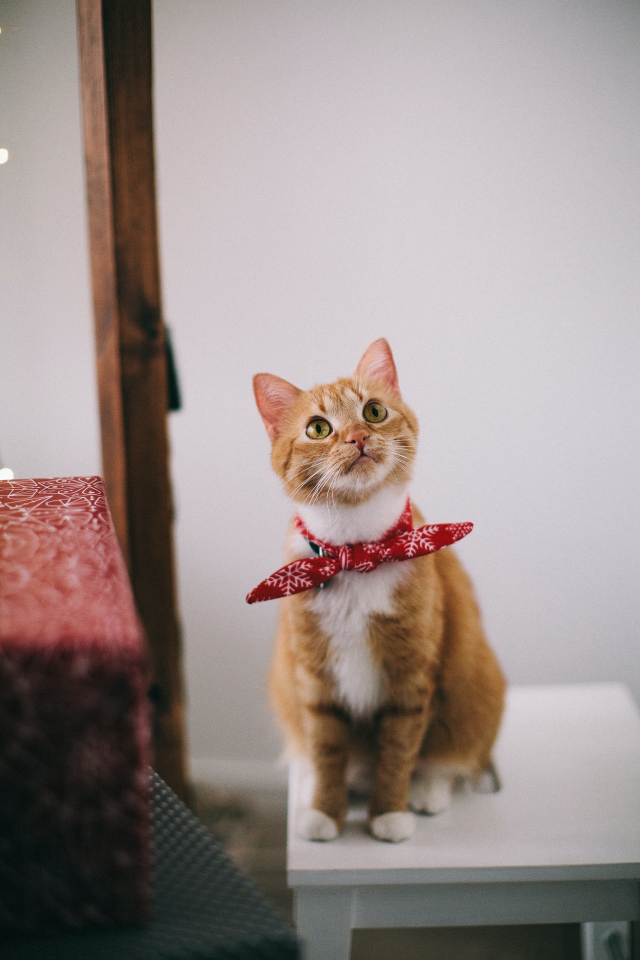
#> input picture blur_input/cat_long.jpg, 1280 x 1920 px (shown at 1/2 size); its folder holds 2 pictures in this run
$ python square.py
#> lines starting #> are read from the running program, lines starting #| are printed output that depends on the picture; pictures that were not available may be replaced by others from this repository, and a replacement may not be noted
from PIL import Image, ImageDraw, ImageFilter  # Pillow library, for all image handling
from os import listdir, remove  # To list files in a directory
from os.path import isfile, join  # Check if path is an actual file and join 2 paths together
from copy import deepcopy

BLUR_INPUT_PATH = r'./blur_input'

TRANSPARENT_INPUT_PATH = r'./transparent_input'

CROP_INPUT_PATH = r'./crop_input'

OUTPUT_PATH = r'./output'

# =====-----------------------------------===== #
# Change this to True if youd like the script to delete the original
# image after it has been processed
DELETE_ORIGINAL = False
# =====-----------------------------------===== #

blur_convert = [f for f in listdir(BLUR_INPUT_PATH) if isfile(join(BLUR_INPUT_PATH, f)) and f[0] != '.']
transparent_convert = [f for f in listdir(TRANSPARENT_INPUT_PATH) if isfile(join(TRANSPARENT_INPUT_PATH, f)) and f[0] != '.']
crop_convert = [f for f in listdir(CROP_INPUT_PATH) if isfile(join(CROP_INPUT_PATH, f)) and f[0] != '.']


def create_canvas(old_image):
    x, y = old_image.size  # Get size in pixels

    big_side, small_side = max([x, y]), min([x,y]) # Get biggest and smallest side for creating the square

    new_image = Image.new('RGBA', (big_side, big_side), (255, 255, 255, 0)) # Square canvas. Size lenght of biggest_side

    return new_image

def add_image(new_image, old_image):
    x, y = old_image.size  # Get size in pixels

    big_side, small_side = max([x, y]), min([x,y]) # Get biggest and smallest side for creating the square

    # To get where to paste the image:
    #   Coords are from top left to bottom right
    #   Biggest side's coords are 0 so it stays in line with the new canvas
    #   new side's coords are (big_side-small_side)/2, gets the difference and splits it so the image is at the middle

    # Calculation here inpendent of the stuff.
    special_coord = int((big_side-small_side)/2)

    # If the x side is the biggest
    if big_side == x:
        new_image.paste(old_image, (0, special_coord))

    elif big_side == y:
        new_image.paste(old_image, (special_coord, 0))

    else:
        print('Something has gone really wrong')


    return new_image

def crop_to_square(old_image):
    x, y = old_image.size  # Get size in pixels

    big_side, small_side = max([x, y]), min([x,y]) # Get biggest and smallest side for creating the square

    if big_side == x:
        # Find new side size
        new_big_side = int((x**2)/y)

        # Resize
        new_image = old_image.resize((new_big_side, big_side))


        # Take quarter from the left and quarter from the right to
        # crop it at the centre
        start = new_big_side/2 - big_side/2

        # crop((left, top, right, bottom))
        left = start
        top = 0
        right = left + big_side
        bottom = top + big_side

        # crop((left, top, right, bottom))
        cropped_image = new_image.crop((left, top, right, bottom))

    elif big_side == y:
        # find new side size
        new_big_side = int((y**2)/x)

        # Resize
        new_image = old_image.resize((big_side, new_big_side))

        # Take quarter from the top and quarter from the right to
        # leave it at the centre
        start = new_big_side/2 - big_side/2

        # crop((left, top, right, bottom))
        left = 0
        top = start
        right = left + big_side
        bottom = top + big_side

        cropped_image = new_image.crop((left, top, right, bottom))

    else:
        # Shouldnt be able to get here
        print('Something has gone really wrong')
        return old_image

    return cropped_image

def blurry_background(old_image):
    """Make the image's smallest side as big as the biggest side keeping proportions. Then blur"""

    x, y = old_image.size  # Get size in pixels

    big_side, small_side = max([x, y]), min([x,y]) # Get biggest and smallest side for creating the square

    copy_image = deepcopy(old_image)

    cropped_image = crop_to_square(copy_image)

    gauss_image = cropped_image.filter(ImageFilter.GaussianBlur(10))

    return gauss_image

# Process is fairly human readable

# first the blurry ones
for image in blur_convert:
    old_image = Image.open(join(BLUR_INPUT_PATH, image))
#> old_image is the input picture: PIL image 1280x1920 RGB; mean R, G, B 155.5, 142.5, 139.6

    x, y = old_image.size  # Get size in pixels
#> x = 1280; y = 1920
    big_side, small_side = max([x, y]), min([x,y]) # Get biggest and smallest side for creating the square
#> big_side = 1920; small_side = 1280

    canvas = create_canvas(old_image)

    background = blurry_background(old_image)
#> in crop_to_square, `cropped_image = new_image.crop((left, top, right, bottom))`:
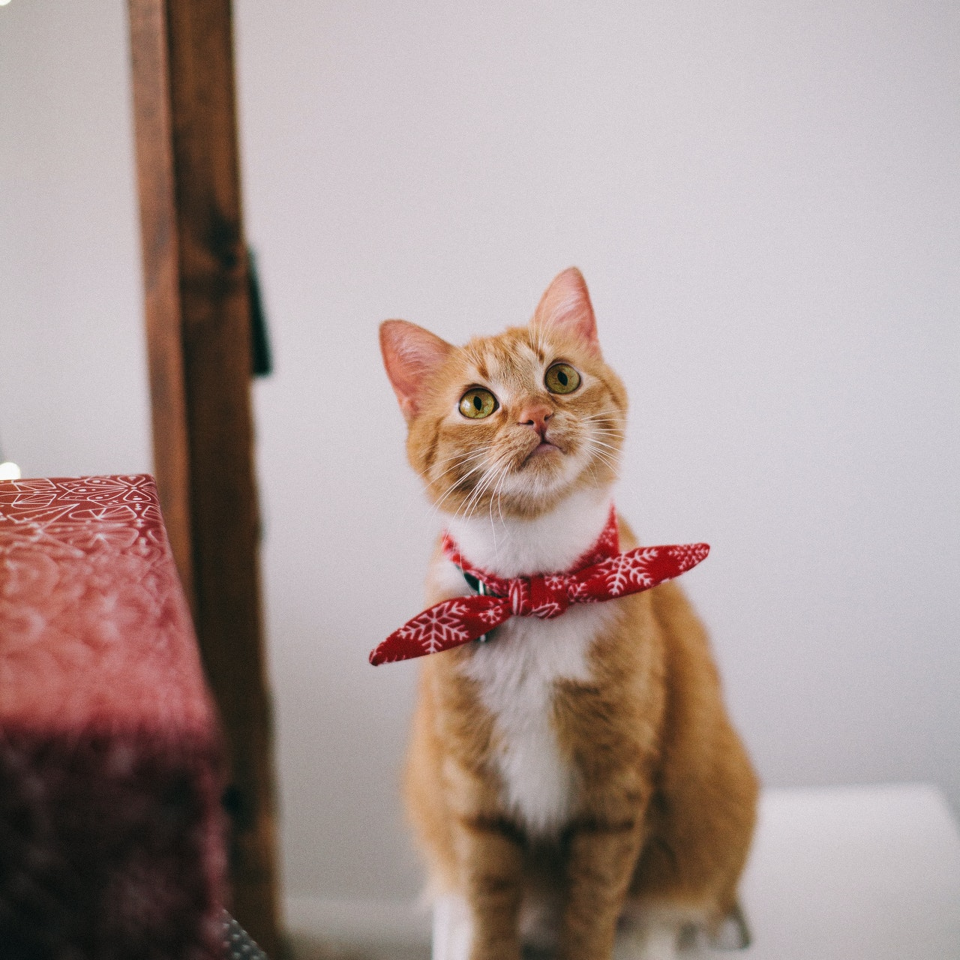
#> cropped_image: PIL image 1920x1920 RGB (shown at 1/2 size); mean R, G, B 169.6, 151.7, 148.3
#> in blurry_background, `gauss_image = cropped_image.filter(ImageFilter.GaussianBlur(10))`:
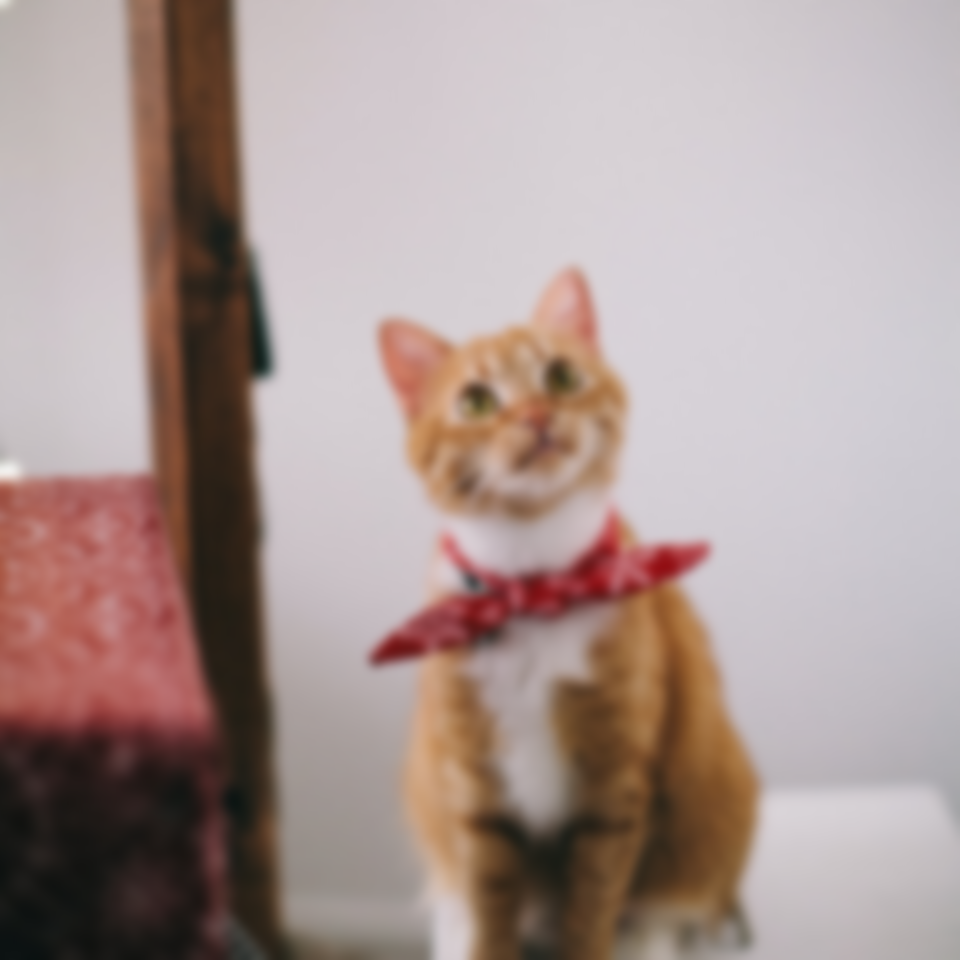
#> gauss_image: PIL image 1920x1920 RGB (shown at 1/2 size); mean R, G, B 169.6, 151.7, 148.3

    new_image = add_image(canvas, background)

    new_image = add_image(canvas, old_image)
#> in add_image (call 2), `new_image.paste(old_image, (special_coord, 0))`:
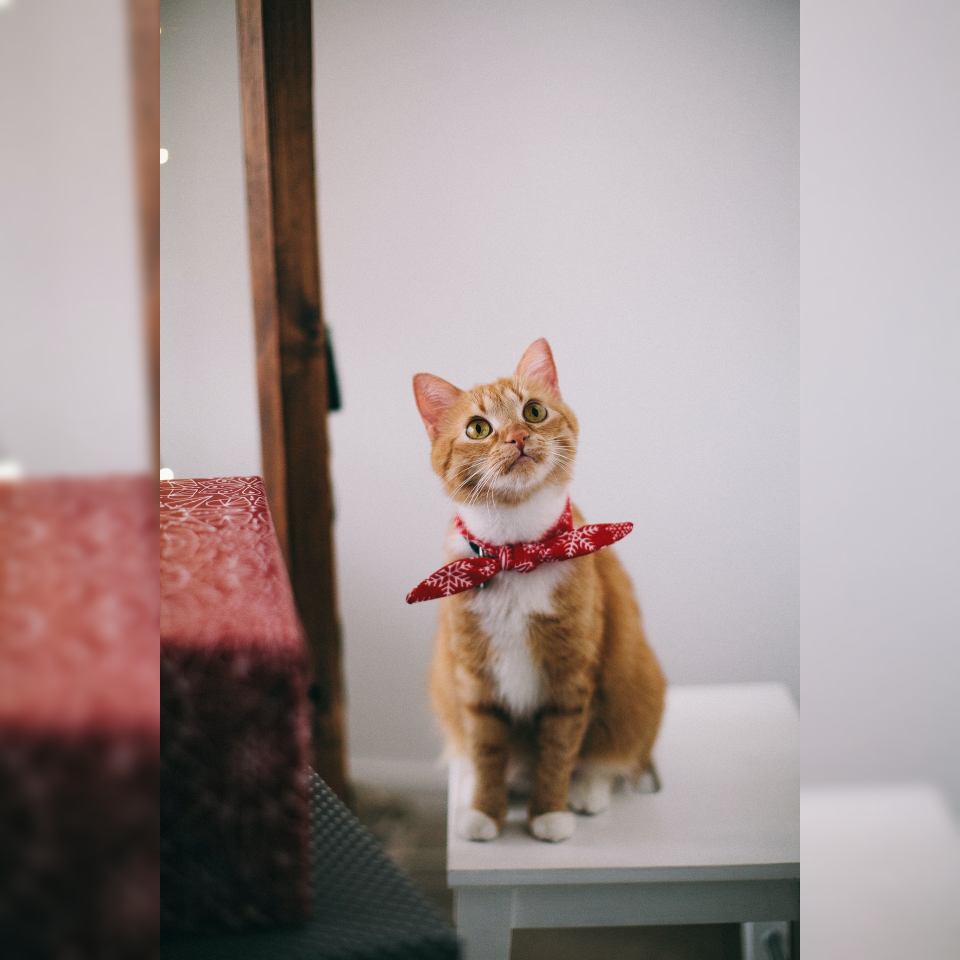
#> new_image: PIL image 1920x1920 RGBA (shown at 1/2 size); mean R, G, B, A 162.2, 148.1, 146.7, 255

    background.close()
    old_image.close()

    if DELETE_ORIGINAL:
        # Delete original
        remove(join(BLUR_INPUT_PATH, image))

    # Get rid of extension
    # Allows for filenames to have . in them
    filename = image.split('.')
    del filename[-1]
    new_filename = '.'.join(filename)

    final_filename =  'blur_' + new_filename + '.png'

    # Save with the new extension
    new_image.save(join(OUTPUT_PATH, final_filename))

    print(final_filename, 'saved')

    canvas.close()
    new_image.close()
#> pass 2 of the loop `for image in blur_convert:`:
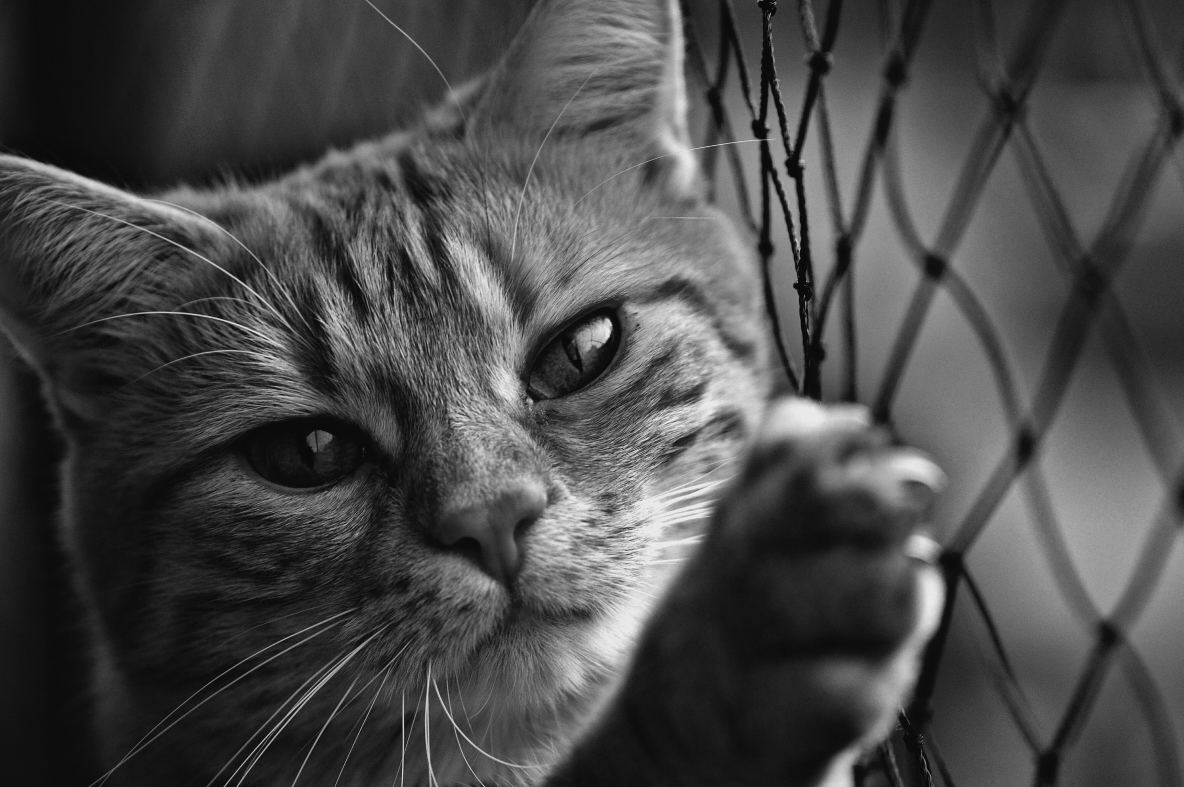
#> input picture blur_input/cat_wide.jpg, 3551 x 2361 px (shown at 1/3 size)
#> old_image is the input picture: PIL image 3551x2361 RGB; min 0, max 251, mean 73.9
#> in crop_to_square (call 2), `cropped_image = new_image.crop((left, top, right, bottom))`:
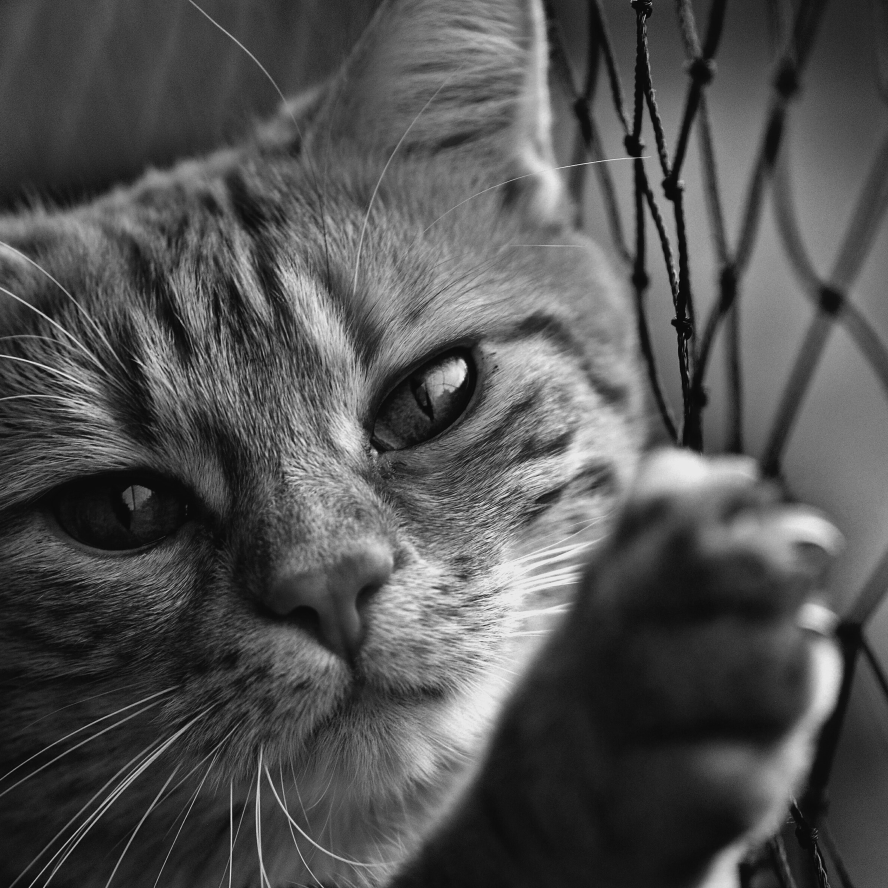
#> cropped_image: PIL image 3552x3551 RGB (shown at 1/4 size); min 0, max 255, mean 81.9
#> gauss_image: PIL image 3552x3551 RGB
#> in add_image (call 4), `new_image.paste(old_image, (0, special_coord))`:
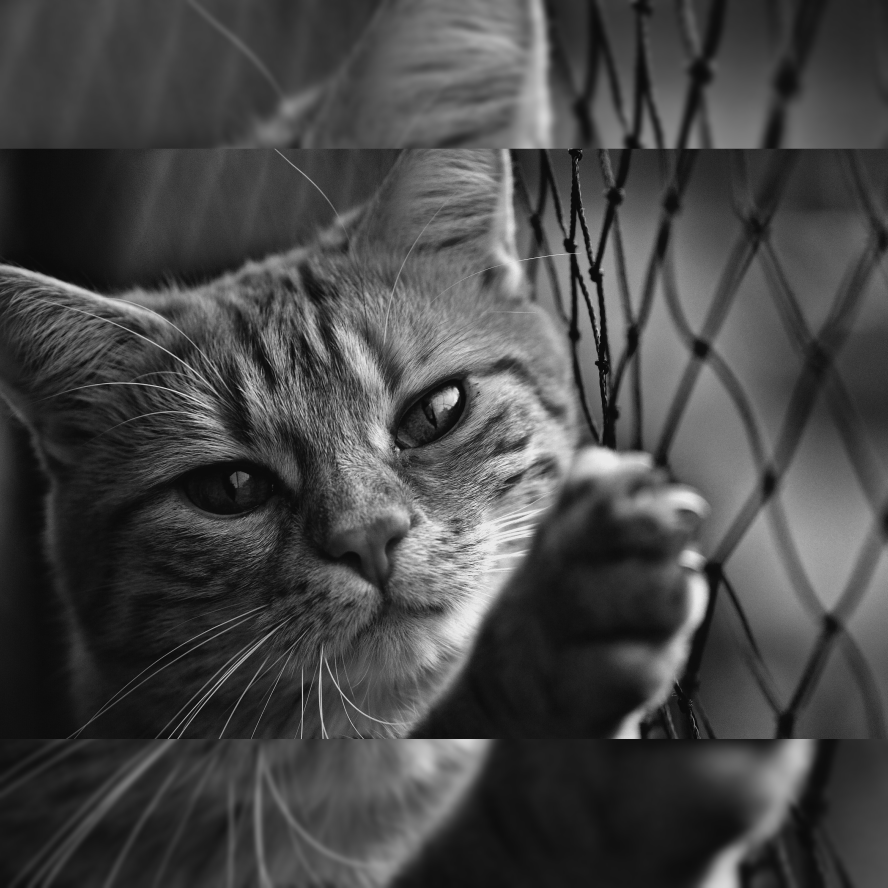
#> new_image: PIL image 3551x3551 RGBA (shown at 1/4 size); mean R, G, B, A 70.4, 70.4, 70.4, 255

# Second the transparent ones
for image in transparent_convert:
    old_image = Image.open(join(TRANSPARENT_INPUT_PATH, image))

    canvas = create_canvas(old_image)

    new_image = add_image(canvas, old_image)
#> in add_image (call 5), `new_image.paste(old_image, (special_coord, 0))`:
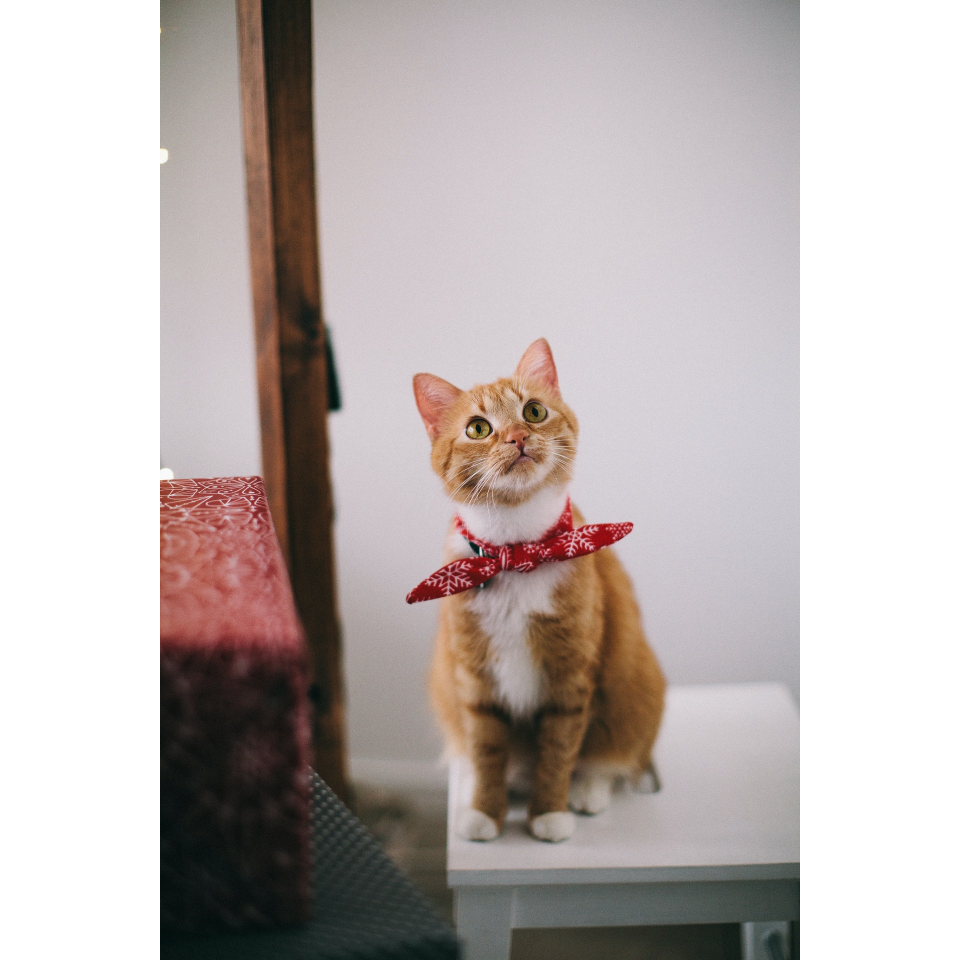
#> new_image: PIL image 1920x1920 RGBA (shown at 1/2 size); mean R, G, B, A 188.7, 180, 178, 170; transparent parts drawn white

    old_image.close()

    if DELETE_ORIGINAL:
        # Delete original
        remove(join(TRANSPARENT_INPUT_PATH, image))

    # Get rid of extension
    # Allows for filenames to have . in them
    filename = image.split('.')
    del filename[-1]
    new_filename = '.'.join(filename)

    final_filename = 'transparent_' + new_filename + '.png'

    # Save with the new extension
    new_image.save(join(OUTPUT_PATH, final_filename))

    print(final_filename, 'saved')

    new_image.close()

# Third the cropped ones.
for image in crop_convert:
    old_image = Image.open(join(CROP_INPUT_PATH, image))

    if DELETE_ORIGINAL:
        # Delete original
        remove(join(CROP_INPUT_PATH, image))

    new_image = crop_to_square(old_image)

    old_image.close()

    # Get rid of extension
    # Allows for filenames to have . in them
    filename = image.split('.')
    del filename[-1]
    new_filename = '.'.join(filename)

    final_filename = 'crop_' + new_filename + '.png'

    # Save with the new extension
    new_image.save(join(OUTPUT_PATH, final_filename))

    print(final_filename, 'saved')

    new_image.close()
